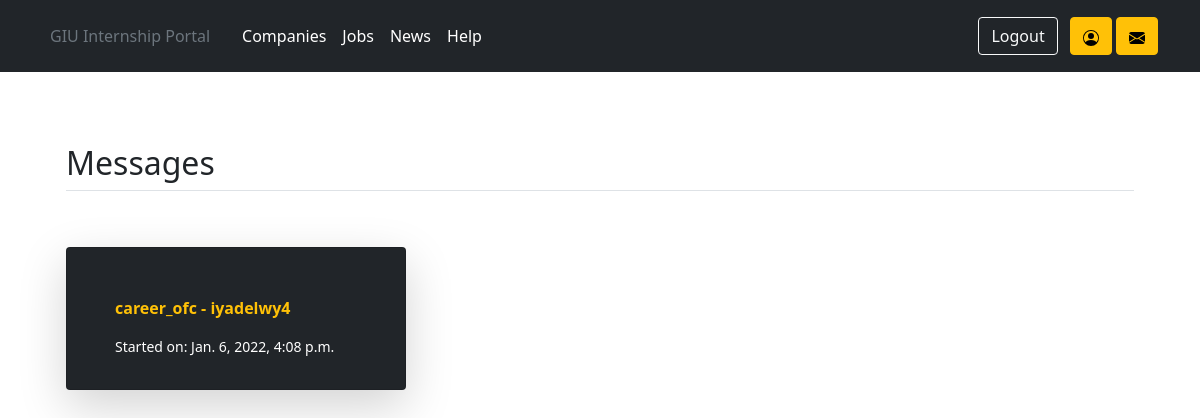
Screenshot of /messages/allmessages/ (signed in) with the database file from the repository.
### messenger/models.py (models this page shows, shortened)
class Conversation(models.Model):
    user1 = models.ForeignKey(user_models.User, on_delete=models.CASCADE, related_name='creator', primary_key=True)
    user2 = models.ForeignKey(user_models.User, on_delete=models.CASCADE, related_name='created')
    started_on = models.DateTimeField(default=django.utils.timezone.now)
    active = models.BooleanField(verbose_name='Confirm')
    class Meta:
        unique_together = (('user1', 'user2'),)

### users/models.py (models this page shows)
class User(AbstractUser):
    is_student = models.BooleanField(default=False)
    is_employer = models.BooleanField(default=False)
    is_admin = models.BooleanField(default=False)
    is_faculty_representative = models.BooleanField(default=False)
    is_academic_advisor = models.BooleanField(default=False)
    is_career_office_coordinator = models.BooleanField(default=False)
    password = models.CharField(null=True, blank=True, max_length=500)

### messenger/views.py (the view)
# urls.py: path('allmessages/', views.MessageHomeView.as_view(), name='message_home_page'),
class MessageHomeView(LoginRequiredMixin, ListView):
    model = models.Conversation
    template_name = 'messanger/messagehomepage.html'
    context_object_name = 'conversation_list_view'
    login_url = 'login'
    def get_queryset(self):
        return models.Conversation.objects.filter(Q(user1=self.request.user) | Q(user2=self.request.user))

### templates/messanger/messagehomepage.html (shortened to what this page needs)
{% extends 'base.html' %}
{% block content %}
    <div class="container px-4 py-5" id="custom-cards">
        <h2 class="pb-2 border-bottom">Messages</h2>
        {% if conversation_list_view %}
            <div class="row row-cols-1 row-cols-lg-3 align-items-stretch g-4 py-5">
                {% for convo in conversation_list_view %}
                    <div class="col">
                        <div class="card card-cover h-100 overflow-hidden text-white bg-dark rounded-5 shadow-lg">
                            <div class="d-flex flex-column h-100 p-5 pb-3 text-white text-shadow-1">
                                <a class="link-warning no_underline" href="
{% url 'view_convo_page' convo.user1.pk convo.user2.pk %}">
                                    <p
                                            class="fw-bold">{{ convo.user1.username }} -
                                        {{ convo.user2.username }}</p></a>
                                <small>Started on: {{ convo.started_on }}</small>
                            </div>
                        </div>
                    </div>
                {% endfor %}
            </div>
        {% else %}
            <br>
            <h2>No messages to display...</h2>
        {% endif %}
    </div>
{% endblock content %}

### static/css/base.css (style rules this page uses)
.no_underline { text-decoration: none !important }

### rows the page displays
Conversation: user1.username "career_ofc", user2.username "iyadelwy4", started_on "Jan. 6, 2022, 4:08 p.m."
